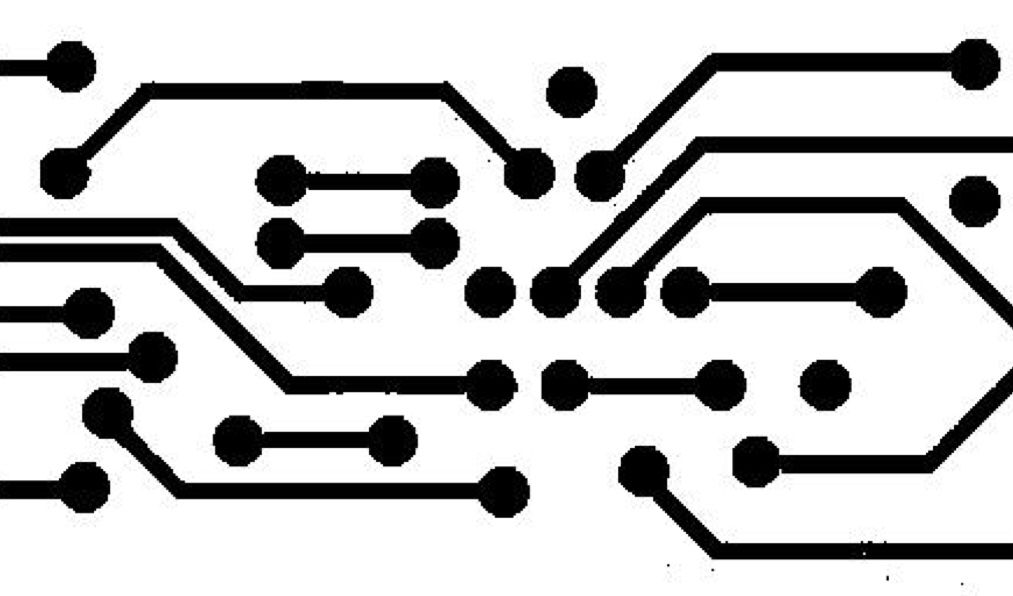
//> input picture 2020-10-16/pcb.jpg, 1013 x 596 px
$ ./shiyan3   (built with g++ and OpenCV 4)
//> lines starting //> are read from the running program, lines starting //| are printed output that depends on the picture; after the words box and inside, x2 and y2 are one past the last pixel; in counts of white or black regions, pixels touching at a corner belong together
#include<iostream>
#include<opencv2/opencv.hpp>
using namespace cv;
using namespace std;

int main()
{
	Mat srcMat = imread("pcb.jpg", 0);
//> srcMat is the input picture: 596 rows x 1013 cols, CV_8UC1; min 0, max 255, mean 195.3
	Mat binary;
	Mat stru;
	Mat open;
	Mat labels;
	Mat stats;
	Mat centroids;
	int num;
	threshold(srcMat, binary, 100, 255, THRESH_OTSU);
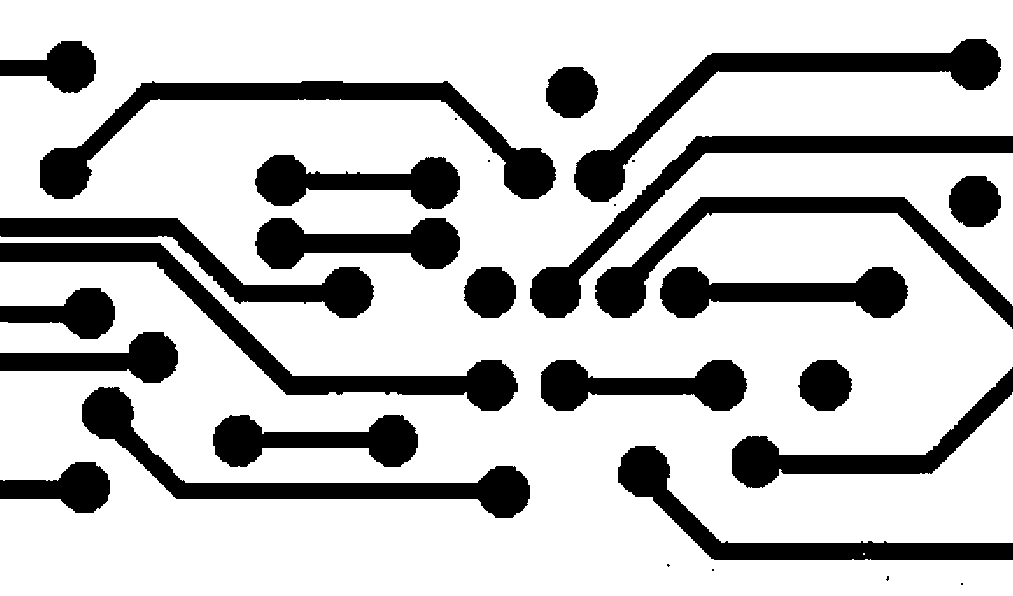
//> binary: 596 rows x 1013 cols, CV_8UC1; 76.4% white; 30 black regions (8 under 20 px), largest, box (x1, y1, x2, y2) and area: (40, 81, 556, 199) 12414, (0, 243, 518, 411) 11633, (574, 39, 1001, 202) 11123

	int height = binary.rows;//行数
//> height = 596
	int width = binary.cols;//列数
//> width = 1013
	for (int j = 0; j < height; j++)
	{
		for (int i = 0; i < width; i++)
		{
			if (binary.at<uchar>(j, i) == 0)
				binary.at<uchar>(j, i) = 255;
			else
				binary.at<uchar>(j, i) = 0;
		}
	}

	stru = getStructuringElement(MORPH_RECT, Size(20, 20), Point(-1, -1));
	morphologyEx(binary, open, 2, stru, Point(-1, -1), 1);
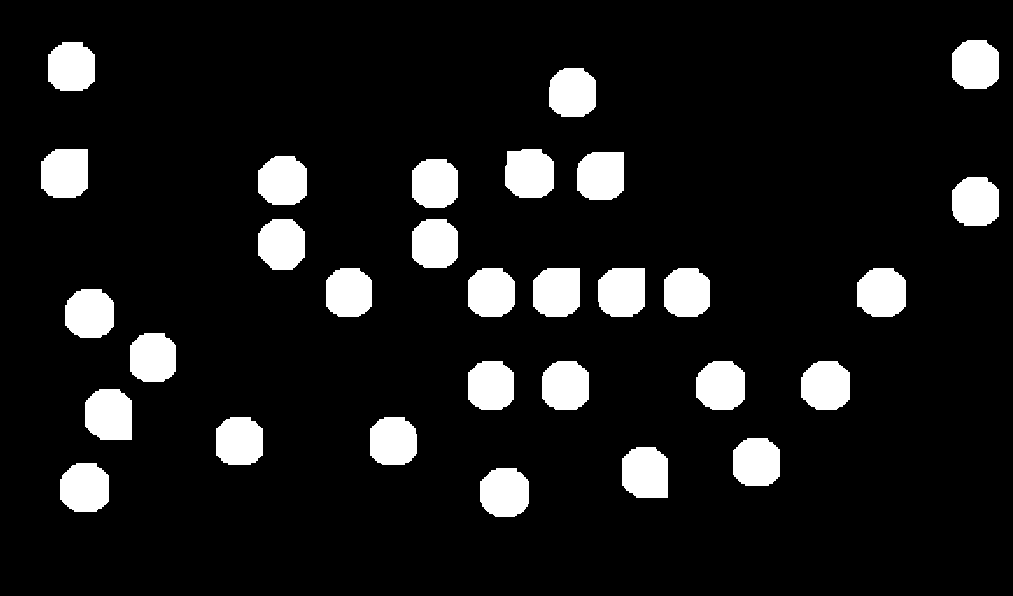
//> open: 596 rows x 1013 cols, CV_8UC1; 10% white; 30 white regions, largest, box (x1, y1, x2, y2) and area: (85, 389, 132, 440) 2126, (505, 149, 554, 198) 2108, (622, 447, 668, 498) 2096

	num = connectedComponentsWithStats(open, labels, stats, centroids, 8, CV_32S);
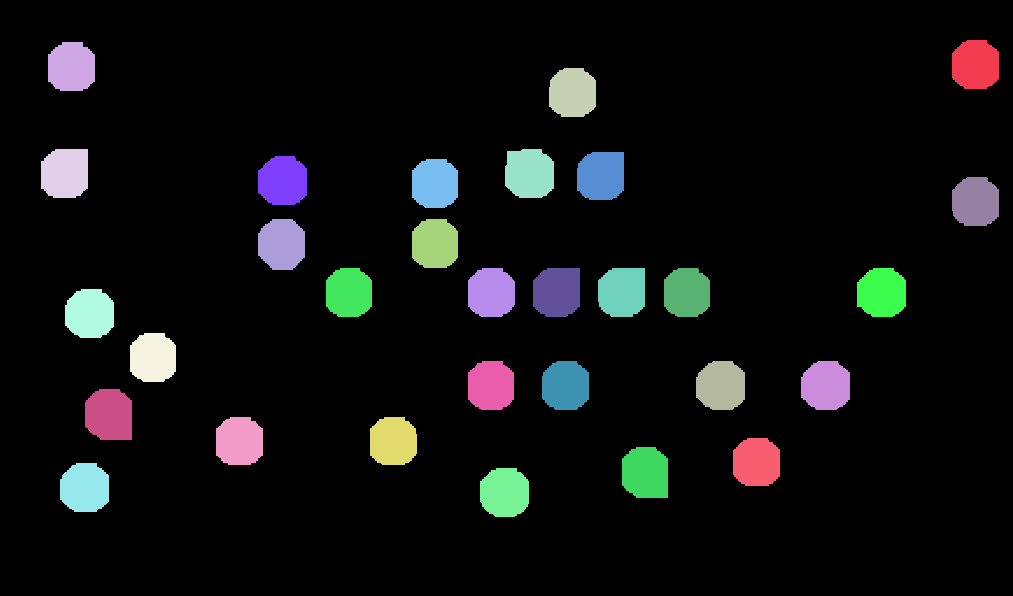
//> labels: 596 rows x 1013 cols, CV_32SC1; 31 distinct labels, from 0 to 30; one colour per label, 0 black
//> num = 31; stats = 31 rows, first 6: [0, 0, 1013, 596, 543123], [952, 40, 47, 49, 1997], [48, 42, 47, 49, 1997], [549, 68, 47, 49, 1992], [41, 149, 47, 49, 2092], [505, 149, 49, 49, 2108]; centroids = 31 pairs, first value 64.83 to 975.2, second value 64.44 to 492.2
	imshow("open",open);
	cout << "焊点的数量为" << num - 1 << endl;
//| 焊点的数量为30
	waitKey(0);
	return 0;
}
